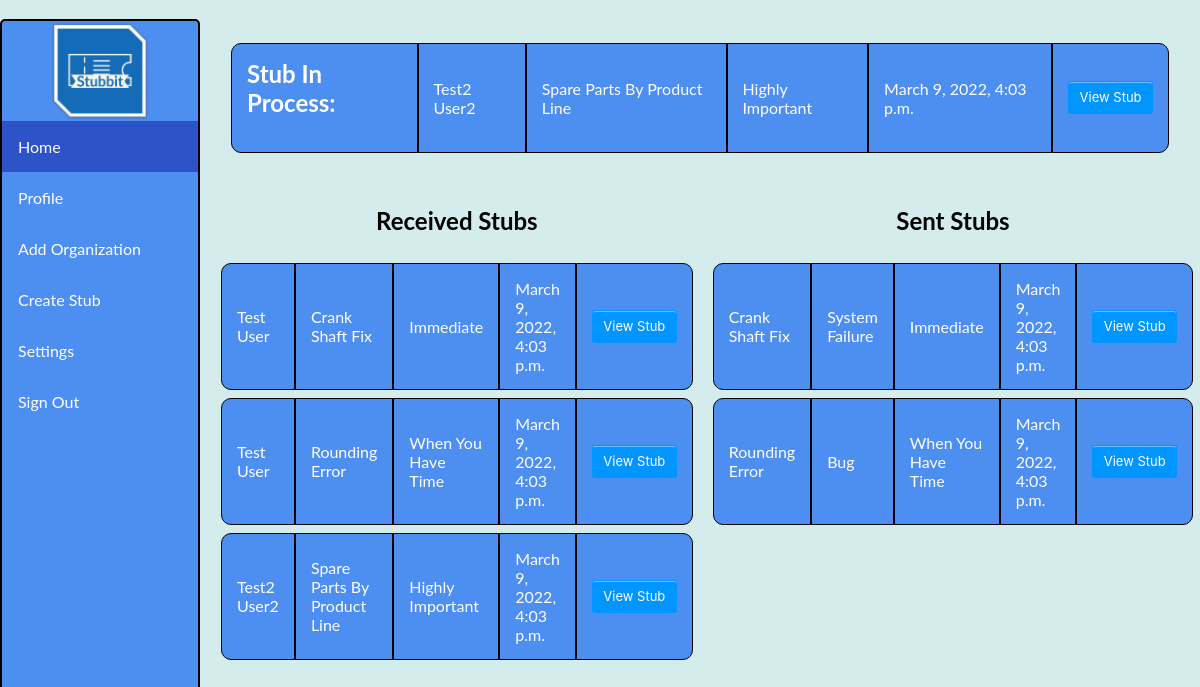
The page / on the database its author committed.
### stubbit/models.py (models this page shows, shortened)
class Stub(models.Model):
    CATEGORY = (('Request', 'Request'),
               ('Bug', 'Bug'),
               ('New Feature', 'New Feature'),
               ('Upgrade', 'Upgrade'),
               ('Improvement', 'Improvement'),
               ('Suggestion', 'Suggestion'),
               ('System Failure', 'System Failure'),
        )
    URGENCY = (('Immediate', 'Immediate'),
               ('Highly Important', 'Highly Important'),
               ('Important', 'Important'),
               ('Somewhat Important', 'Somewhat Important'),
               ('When You Have Time', 'When You Have Time'),
        )
    Title = models.CharField(max_length=255)
    Overview = models.CharField(max_length=65535)
    Category = models.CharField(max_length=14, choices=CATEGORY)
    Urgency = models.CharField(max_length=18, choices=URGENCY)
    Domain = models.CharField(max_length=20)
    IssuerUserFileID = models.ForeignKey(UserFile, on_delete=models.CASCADE, related_name="IssuerUserFileID")
    RecipientUserFileID = models.ForeignKey(UserFile, on_delete=models.CASCADE, related_name="RecipientUserFileID")
    StartDate = models.DateTimeField(null=True)
    EstimatedCompletionTime = models.IntegerField(null=True)
    EstimatedCompletionTimeUOM = models.CharField(null=True, max_length=1)
    PriorityInQueue = models.FloatField(null=True)
    InProcess = models.BooleanField()
    Completed = models.BooleanField()
    CreationDate = models.DateTimeField(auto_now_add=True)

class UserFile(models.Model):
    Username = models.CharField(unique=True, max_length=20)
    FirstName = models.CharField(max_length=255)
    LastName = models.CharField(max_length=255)
    Email = models.CharField(max_length=255)
    OrganizationID = models.ForeignKey(Organization, on_delete=models.CASCADE, null=True)
    Department = models.CharField(max_length=20)
    Administrator = models.BooleanField()

### stubbit/views.py (the view)
# urls.py: 2. Add a URL to urlpatterns:  path('', views.home, name='home')
def home(request):
    all_stubs = Stub.objects.all()
    user = UserFile.objects.all()[0]
    stub_inprocess = Stub.objects.filter(InProcess=True).get(RecipientUserFileID=user.pk)
    dict = {'all_stubs':all_stubs, 'user_stubs':all_stubs.filter(IssuerUserFileID=user.pk), 'stub_inprocess':stub_inprocess}
    return render(request, 'home.html', dict)

### stubbit/templates/home.html (shortened to what this page needs)
﻿<!DOCTYPE html>
<html lang="en">
<head>
    {% load static %}
</head>
<body style="background-color: #d5eced;">
    <div class="sidebar">
        <img src="{% static 'images/StubbitImg.png' %}" vertical alt="My image" style="width:100px;height:100px;">
        <a class="active" href="">Home</a>
        <a href="profile">Profile</a>
        <a href="organization">Add Organization</a>
        <a href="">Create Stub</a>
        <a href="">Settings</a>
        <a href="login">Sign Out</a>
    </div>
    <div class="content">
        <div class="queue">
            <div class="column">
                <table class="quetbl">
                    <tr>
                        <td class="outside"><h2>Stub In Process:</h2></td>
                        <td>{{stub_inprocess.IssuerUserFileID.FirstName}} {{stub_inprocess.IssuerUserFileID.LastName}}</td>
                        <td>{{stub_inprocess.Title}}</td>
                        <td>{{stub_inprocess.Urgency}}</td>
                        <td>{{stub_inprocess.CreationDate}}</td>
                        <td><form style="display: inline" action="" method="get"><button class="stubbtn">View Stub</button></form></td>
                    </tr>
                </table>
            </div>
        </div>
        <div class="row">
            <div class="column">
                <table>
                    <caption><h2>Received Stubs</h2></caption>
                    {% for i in all_stubs %}
                    <tr>
                        <td>{{i.IssuerUserFileID.FirstName}} {{i.IssuerUserFileID.LastName}}</td>
                        <td>{{i.Title}}</td>
                        <td>{{i.Urgency}}</td>
                        <td>{{i.CreationDate}}</td>
                        <td><form style="display: inline" action="" method="get"><button class="stubbtn">View Stub</button></form></td>
                    </tr>
                    {% endfor %}
                </table>
            </div>
            <div class="column">
                <table>
                    <caption><h2>Sent Stubs</h2></caption>
                    {% for i in user_stubs %}
                    <tr>
                        <td>{{i.Title}}</td>
                        <td>{{i.Category}}</td>
                        <td>{{i.Urgency}}</td>
                        <td>{{i.CreationDate}}</td>
                        <td><form style="display: inline" action="" method="get"><button class="stubbtn">View Stub</button></form></td>
                    </tr>
                    {% endfor %}
                </table>
            </div>
        </div>
    </div>
</body>
</html>

### stubbit/templates/home.html (style rules this page uses)
body { margin: 0; font-family: "Lato", sans-serif; background-color: rgb(184, 197, 207); }
* { box-sizing: border-box; }
.row { display: flex; margin-left: -5px; margin-right: -5px; }
.column { flex: 50%; padding: 10px; }
table { border-collapse: separate; border-spacing: 0px 8px; }
.quetbl { margin-left: auto; margin-right: auto; }
td { border: solid 1px #000; padding: 15px; background-color: rgb(77 142 241); color: white; }
td:first-child { border-left-style: solid; border-top-left-radius: 10px; border-bottom-left-radius: 10px; }
td:last-child { border-right-style: solid; border-bottom-right-radius: 10px; border-top-right-radius: 10px; }
td.outside { border-left-style: solid; border-top-left-radius: 10px; border-bottom-left-radius: 10px; }
button.stubbtn { background-color: #0095ff; border: 1px solid transparent; border-radius: 3px; box-shadow: rgba(255, 255, 255, .4) 0 1px 0 0 inset; box-sizing: border-box; color: #fff; cursor: pointer; display: inline-block; font-family: -apple-system,system-ui,"Segoe UI","Liberation Sans",sans-serif; font-size: 13px; font-weight: 400; line-height: 1.15385; margin: 0; outline: none; padding: 8px .8em; position: relative; text-align: center; text-decoration: none; user-select: none; -webkit-user-select: none; touch-action: manipulation; vertical-align: baseline; white-space: nowrap; }
.sidebar { margin: 0; padding: 0; width: 200px; background-color: rgb(77 142 241); position: fixed; height: 100%; overflow: auto; border: 2px solid black; border-radius: 5px; }
.sidebar img { display:block; margin:auto; }
.sidebar a { display: block; color: white; padding: 16px; text-decoration: none; }
.sidebar a.active { background-color: #2e52c8; color: white; }
div.content { margin-left: 200px; padding: 1px 16px; height: 1000px; }
div.queue { padding: 5px; }

### rows shown on the page
Stub: IssuerUserFileID.FirstName "Test2", IssuerUserFileID.LastName "User2", Title "Spare Parts By Product Line", Urgency "Highly Important", CreationDate "March 9, 2022, 4:03 p.m."
Stub: IssuerUserFileID.FirstName "Test", IssuerUserFileID.LastName "User", Title "Crank Shaft Fix", Urgency "Immediate", CreationDate "March 9, 2022, 4:03 p.m.", Category "System Failure"
Stub: IssuerUserFileID.FirstName "Test", IssuerUserFileID.LastName "User", Title "Rounding Error", Urgency "When You Have Time", CreationDate "March 9, 2022, 4:03 p.m.", Category "Bug"
